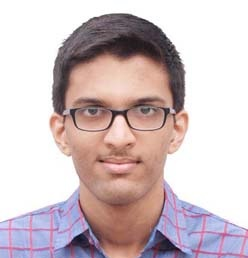
#> input picture Jaimin Patel Photo.jpg, 248 x 258 px
$ python haar_image_detector.py
#> lines starting #> are read from the running program, lines starting #| are printed output that depends on the picture
# import the necessary packages
#import argparse
import imutils
import cv2

# construct the argument parser and parse the arguments
"""ap = argparse.ArgumentParser()
ap.add_argument("-i", "--image", type=str, required=True,
	help="path to input image")
ap.add_argument("-c", "--cascade", type=str,
	default="haarcascade_frontalface_default.xml",
	help="path to haar cascade face detector")
args = vars(ap.parse_args())"""

# load the haar cascade face detector from
print("[INFO] loading face detector...")
#detector = cv2.CascadeClassifier(args["cascade"])
detector = cv2.CascadeClassifier("haarcascade_frontalface_default.xml")

# load the input image from disk, resize it, and convert it to
# grayscale
#image = cv2.imread(args["image"])
image = cv2.imread("Jaimin Patel Photo.jpg")
#> image is the input picture: shape (258, 248, 3); mean B, G, R 194.7, 192.2, 208.1
image = imutils.resize(image, width=500)
#> image: shape (520, 500, 3)
gray = cv2.cvtColor(image, cv2.COLOR_BGR2GRAY)
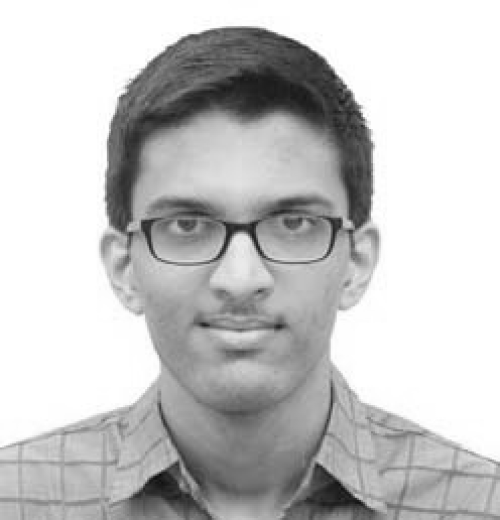
#> gray: shape (520, 500); min 8, max 255, mean 197.2

# detect faces in the input image using the haar cascade face
# detector
print("[INFO] performing face detection...")
rects = detector.detectMultiScale(gray, scaleFactor=1.05,
	minNeighbors=5, minSize=(30, 30),
	flags=cv2.CASCADE_SCALE_IMAGE)
#> rects = [[90, 114, 296, 296]]
print("[INFO] {} face/s detected...".format(len(rects)))
#> (printed output is left out)

# loop over the bounding boxes
for (x, y, w, h) in rects:
	# draw the face bounding box on the image
	cv2.rectangle(image, (x, y), (x + w, y + h), (0, 255, 0), 2)
#> this loop made 1 pass
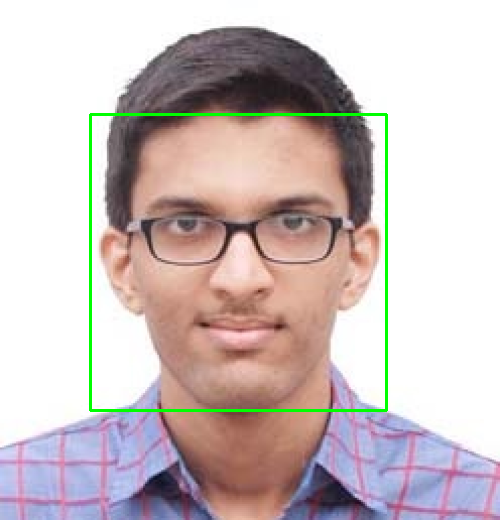
#> image: shape (520, 500, 3); mean B, G, R 192, 193, 205.3

# show the output image
cv2.imshow("Image", image)
cv2.waitKey(0)
